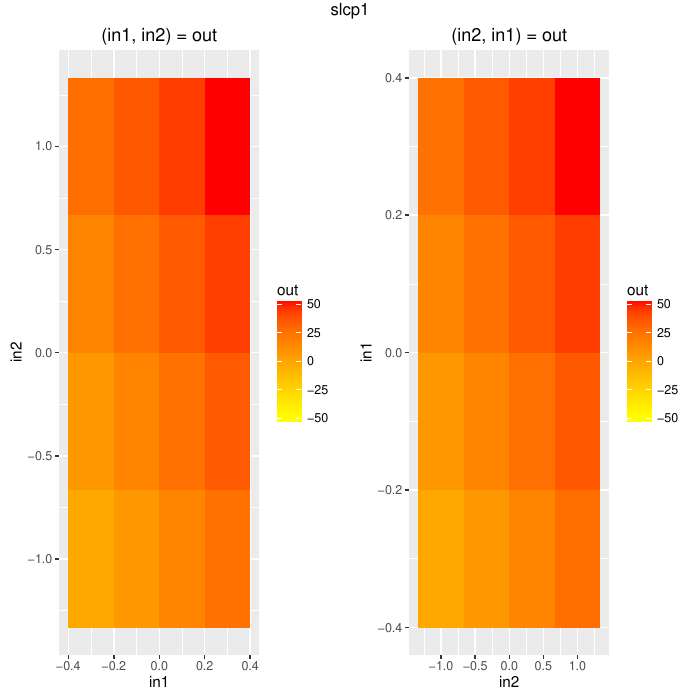

This chart was generated by the following R code:
#R script generated with jfuzzylite 6.0.

library(ggplot2);

engine.name = "slcp1"
engine.fll = "Engine: slcp1
InputVariable: in1
  enabled: true
  range: -0.300 0.300
  lock-range: false
InputVariable: in2
  enabled: true
  range: -1.000 1.000
  lock-range: false
InputVariable: in3
  enabled: true
  range: -3.000 3.000
  lock-range: false
InputVariable: in4
  enabled: true
  range: -3.000 3.000
  lock-range: false
InputVariable: in5
  enabled: true
  range: 0.500 1.500
  lock-range: false
  term: small Gaussian 0.500 0.200
  term: medium Gaussian 1.000 0.200
  term: large Gaussian 1.500 0.200
OutputVariable: out
  enabled: true
  range: -10.000 10.000
  lock-range: false
  aggregation: none
  defuzzifier: WeightedAverage TakagiSugeno
  default: nan
  lock-previous: false
  term: outmf1 Linear 32.166 5.835 3.162 3.757 0.000 0.000
  term: outmf2 Linear 39.012 9.947 3.162 4.269 0.000 0.000
  term: outmf3 Linear 45.009 13.985 3.162 4.666 0.000 0.000
RuleBlock: 
  enabled: true
  conjunction: none
  disjunction: none
  implication: none
  activation: General
  rule: if in5 is small then out is outmf1
  rule: if in5 is medium then out is outmf2
  rule: if in5 is large then out is outmf3"

engine.fldFile = "slcp1.fld"
if (require(data.table)) {
    engine.df = data.table::fread(engine.fldFile, sep="auto", header="auto")
} else {
    engine.df = read.table(engine.fldFile, header=TRUE)
}

engine.plot.i1i2_o1 = ggplot(engine.df, aes(in1, in2)) + 
    geom_tile(aes(fill=out)) + 
    scale_fill_gradient(low="yellow", high="red") + 
    stat_contour(aes(x=in1, y=in2, z=out), color="black") + 
    ggtitle("(in1, in2) = out")

engine.plot.i2i1_o1 = ggplot(engine.df, aes(in2, in1)) + 
    geom_tile(aes(fill=out)) + 
    scale_fill_gradient(low="yellow", high="red") + 
    stat_contour(aes(x=in2, y=in1, z=out), color="black") + 
    ggtitle("(in2, in1) = out")

if (require(gridExtra)) {
    engine.plots = arrangeGrob(engine.plot.i1i2_o1, engine.plot.i2i1_o1, ncol=2, top=engine.name)
    ggsave(paste0(engine.name, ".pdf"), engine.plots)
    if (require(grid)) {
        grid.newpage()
        grid.draw(engine.plots)
    }
}
